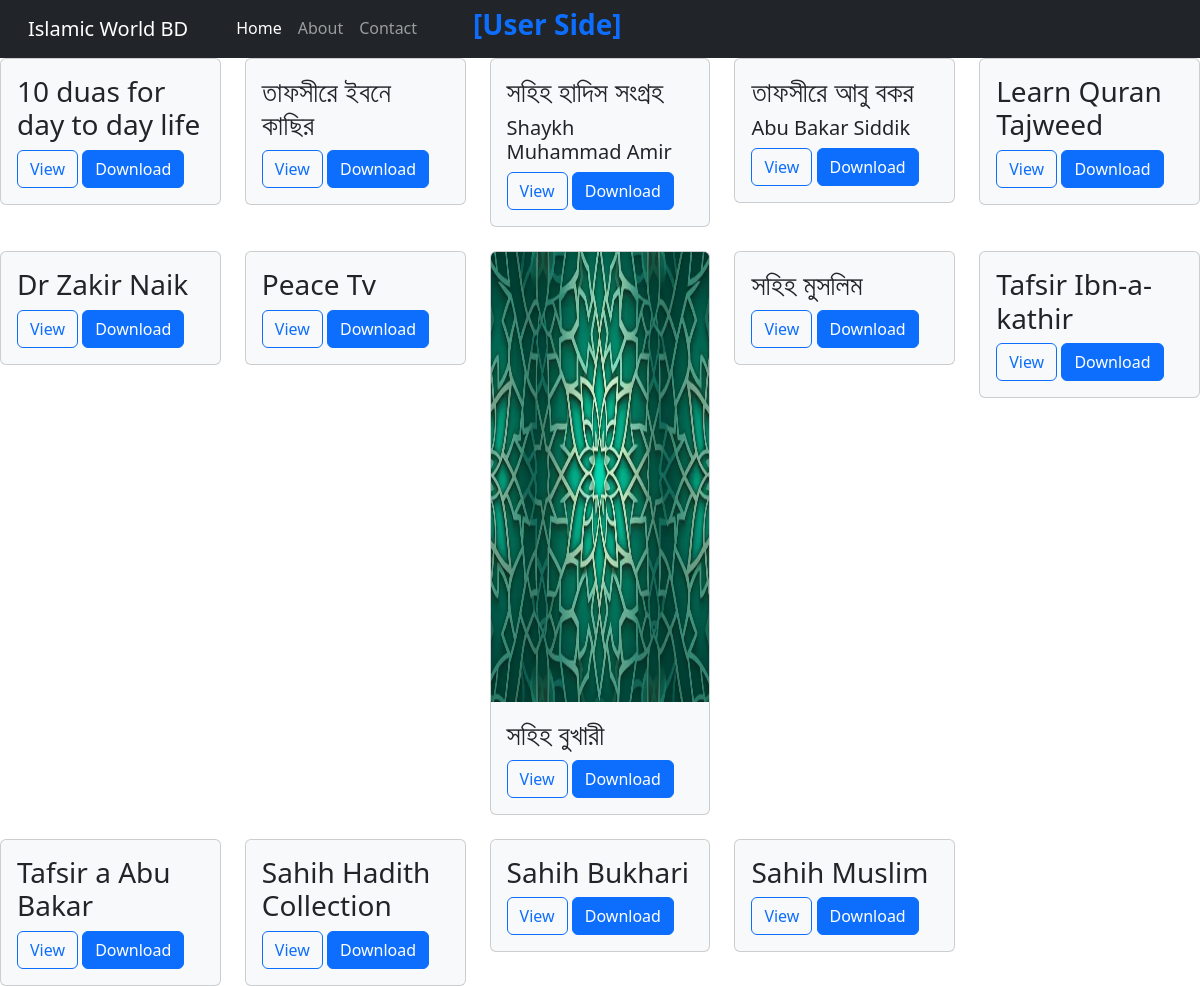
The app's page /resources/, older data.
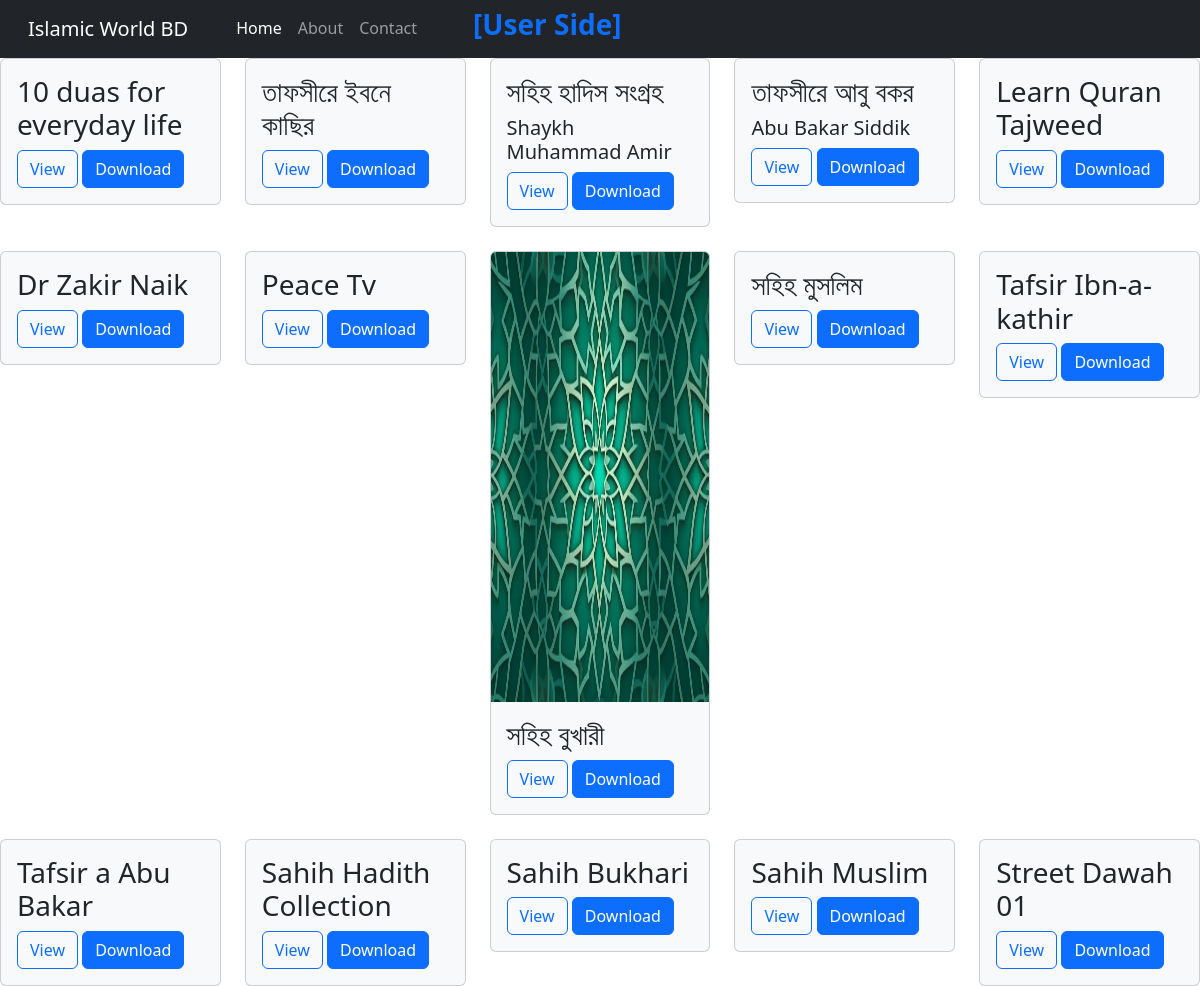
The same page, newer data.
### AdminPanel/models.py (models this page shows, shortened)
class Resource(models.Model):
    id = models.AutoField(primary_key=True)
    name = models.CharField(max_length=300)
    link = models.URLField(blank=True)
    image = models.ImageField(upload_to='resource_images/', blank=True)
    description = models.TextField(blank=True)
    author = models.CharField(max_length=100, blank=True)
    category = models.ForeignKey(Category, on_delete=models.CASCADE)
    order = models.PositiveSmallIntegerField(default=0, blank=True)
    is_active = models.BooleanField(default=True)
    is_recommended = models.BooleanField(default=False)

### User/views.py (the view)
# urls.py: path('resources/', ResourceView.as_view(), name='resource_view')
class ResourceView(View):
    def get(self, request):
        category_id = request.GET.get('category_id')
        if category_id:
            try:
                category = Category.objects.get(pk=category_id, is_active=True)
                resources = Resource.objects.filter(category=category, is_active=True)
            except Category.DoesNotExist:
                return HttpResponseNotFound("Resource not found")
        else:
            resources = Resource.objects.all()
        return render(request, "User/resources.html", {'resources':resources})

### User/templates/User/resources.html
{% extends 'base.html' %}
{% block body %}
<div class="row row-cols-1 row-cols-md-5 g-4">
    {% for resource in resources %}
    <div class="col">
      <div class="card bg-light">
        {% if resource.image %}
        <img src="{{ resource.image.url }}" class="card-img-top" alt="Image for {{ resource.name }}" height="450">
        {% endif %}
        <div class="card-body">
          <h3 class="card-title">{{resource.name}}</h3>
          <h5 class="card-text">{{resource.author}}</h5>
          <a href="{{resource.link}}" class="btn btn-outline-primary">View</a>
          <a href="" class="btn btn-primary">Download</a>
        </div>
      </div>
    </div>
    {% endfor %}
</div>
{% endblock %}

Row changes from the older to the newer data that the page shows:
changed Resource: name "10 duas for day to day life" → "10 duas for everyday life"
added Resource: name "Street Dawah 01"
